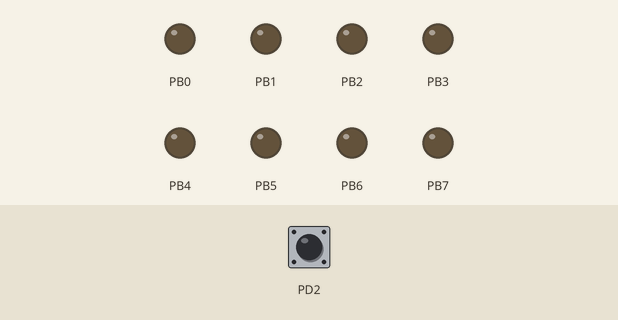
Recording of a program running on a simulated ATmega168P, built with avr-gcc and emulated at 1 MHz. On the bench: output pins drawn as LEDs (lit = HIGH). Inputs (shaded band) come from the test bench; at power-on: PD2 HIGH.

Above: at 1.2 s.
1.3 s: PD2 pulled LOW for 0.15 s
At 1.37 s:
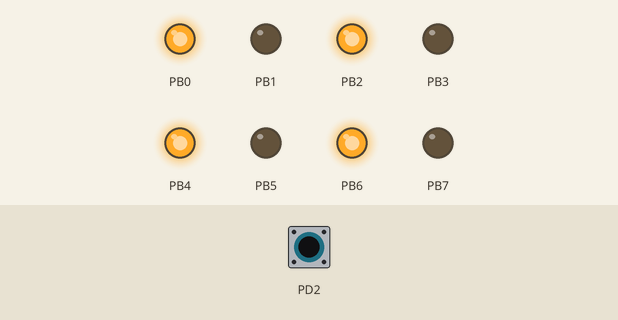
2.9 s: PD2 pulled LOW for 3.2 s
At 7.4 s:
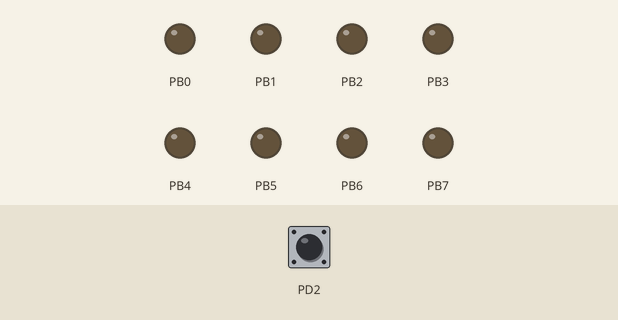
Timing chart, 0 to 8.9 s (numbered marks = the images above; inputs shaded):
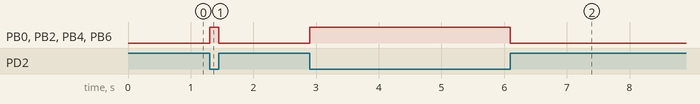

Measured:
- after the input at 1.3 s, PB0, PB2, PB4, PB6: LOW → HIGH at once, → LOW 0.15 s later
- after the input at 2.9 s, PB0, PB2, PB4, PB6: LOW → HIGH at once, → LOW 3.2 s later

The program:

main.c
```c
#include<avr/io.h>
#include<util/delay.h>

int main(void){

	DDRD = 0x00;	//set data direction register for bank D as input
	PORTD = 0xff;	//enable all pull-up resistors on bank D
	DDRB = 0xff;	//Set data direction register for bank B as output

	while(1){

		if((PIND & (1 << PD2)) == 0){
			PORTB = 0b01010101;		// set the output pattern for bank B when button is pressed
		}

		else{
			PORTB &= ~(0b01010101);	//set the output pattern for bank B when button is not pressed.
		}

	}

	return(0);
}
```
